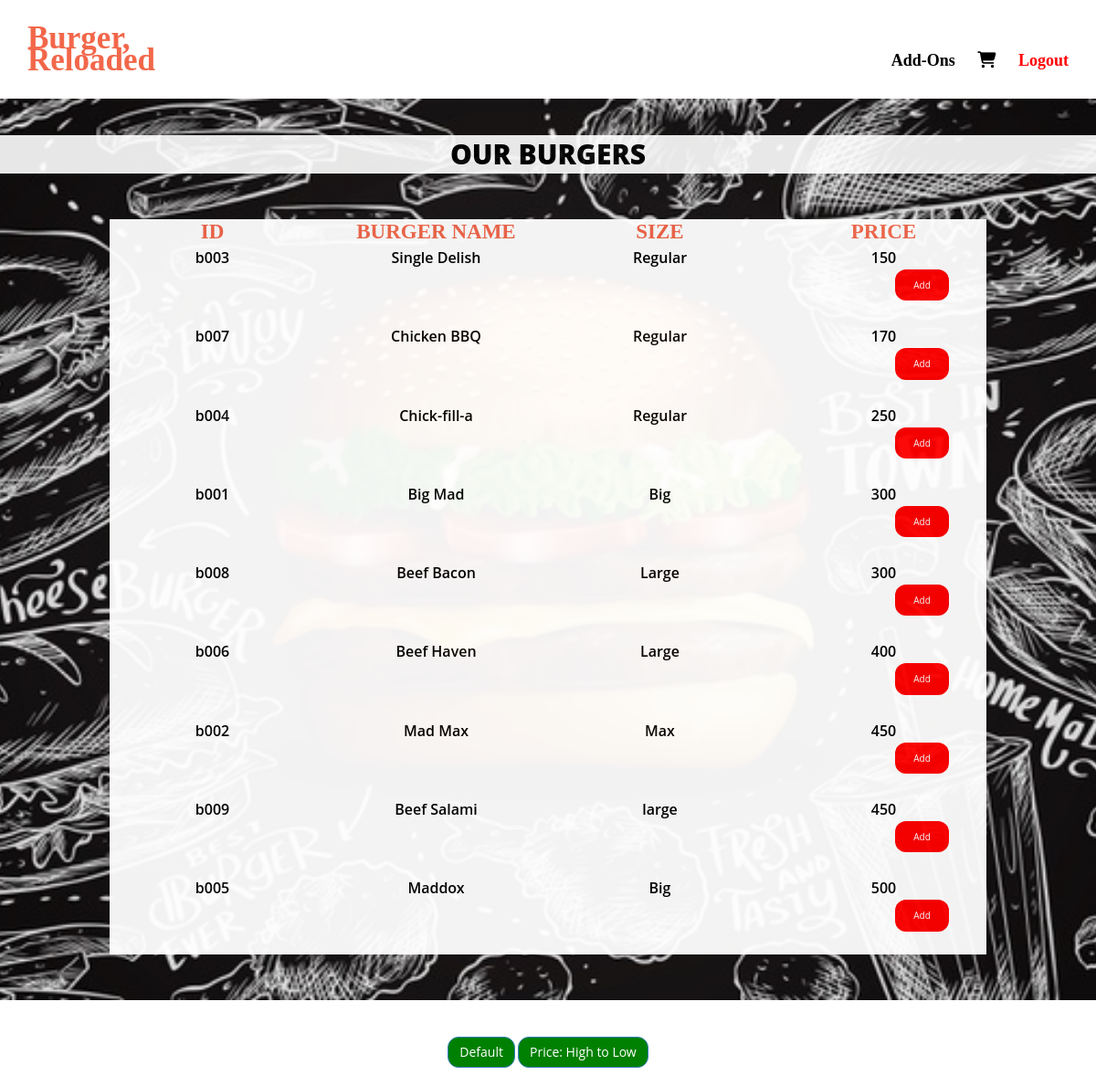
The page /View/customer_burgers_sorted_asc.php on the database its author committed.
### tables this page shows
CREATE TABLE `burgers` (
  `burger_id` varchar(10) NOT NULL,
  `burger_name` varchar(100) NOT NULL,
  `burger_size` varchar(13) NOT NULL,
  `burger_price` int(10) NOT NULL
);

### View/customer_burgers_sorted_asc.php (the view, shortened to what this page needs)
<html lang="en">
  <head>
      <link href="css/bootstrap.min.css" rel="stylesheet"/>
      <link href="css/font-awesome.min.css" rel="stylesheet"/>
      <link href="css/animate.min.css" rel="stylesheet"/>
      <link href="css/main.css" rel="stylesheet"/>
  </head>
  <body>
	<section id="header">
		<div class="row">
			<div class="col-md-2" style="font-size: 35px;color:#F2674A; font-family: Times New Roman;"> <a href ="../Controller/customer_home.php">Burger, </br>Reloaded </a></div>
			<div class="col-md-10" style="text-align: right"> <br>
				<a href="customer_addons.php" style="margin-left: 20px;"> Add-Ons </i></a>
				<a href="customer_cart.php" style="margin-left: 20px;"> <i class="fa-solid fa-cart-shopping"> </i></a>
				<a href="../Controller/customer_login.php" style="margin-left: 20px; color: red"> Logout  </a>
			</div>
		</div>
	</section>
	<section id = "section1">
		<div class="title" style="color: black;background:white; opacity:90%;"> Our Burgers </div>
		<div style="color: black; margin-left:10%; margin-right:10%; margin-top:50px; margin-bottom:50px;text-align:center;background:white; opacity:95%;">
			<div class="row" style="padding:5px;">
				<div class="col-md-3" style="font-size:23px; color: #F2674A;font-family: Verdana;">   ID </div>
				<div class="col-md-3"style="font-size:23px; color: #F2674A;font-family: Verdana;">  BURGER NAME </div>
				<div class="col-md-3"style="font-size:23px; color: #F2674A;font-family: Verdana;">  SIZE </div>
				<div class="col-md-3"style="font-size:23px; color: #F2674A;font-family: Verdana;">  PRICE </div>
			</div>
			<?php
			require_once("../Model/DBconnect.php");
			$sql = "SELECT * FROM burgers ORDER BY burger_price ASC";
			$result = mysqli_query($conn, $sql);
			if(mysqli_num_rows($result) > 0){
				while($row = mysqli_fetch_array($result)){
			?>
			<div class="row" style="padding:5px;">
				<div class="col-md-3">  <?php echo $row[0]; ?> </div>
				<div class="col-md-3">  <?php echo $row[1]; ?> </div>
				<div class="col-md-3">  <?php echo $row[2] ?>
				</div>
				<div class="col-md-3">  <?php echo $row[3] ?>
				<form action="../Model/customer_add_to_cart_backend.php" method="POST">
				<input type="submit" button type="button" class="btn btn-primary" style="background-color:red; font-size:10px; border-radius:12px;"
				name="submit" value="Add"></button></form>
				</div>
			</div>
			<?php
				}
			}
			?>
		</div>
	</section>
	<section id="footer">
        <div class="border border-light p-3 mb-4">
          <div class="text-center">
            <button type="button" class="btn btn-primary" style="background-color:green;border-radius: 12px;"> <a href="customer_burgers.php">
				Default</a></button>
				<button type="button" class="btn btn-primary" style="background-color:green;border-radius: 12px;"> <a href="customer_burgers_sorted_desc.php">
				Price: High to Low</a></button>
          </div>
        </div>
	</section>
  </body>
</html>

### View/css/main.css (style rules this page uses)
#header { background-color: rgb(255, 255, 255); color: black; font: 600 18px/24px Times New Roman; padding: 30px; padding-top: 30px; }
#section1 { background-image: url("../img/bg1.jpg"); background-color: rgba(40,57,101,.5); background-position: center; background-size: cover; background-repeat:no-repeat; position: relative; overflow: hidden; }
.title { width: 100%; padding: 12px 20px; margin-top: 40px; text-align:center; text-transform: Uppercase; font-weight: 800; font-size: 30px; }
#footer { background-color: #FFF; color: black; font: 600 12px/14px 'Open Sans',sans-serif; padding: 20px; padding-top: 40px; }
body { margin:0; color:#6a6f8c; font:600 16px/18px 'Open Sans',sans-serif; }
*,:after,:before { box-sizing:border-box }
a { color:inherit;text-decoration:none }
input[type=submit] { background-color: black; border: none; border-radius: 50px; color: white; padding: 10px 20px; text-decoration: none; margin: 4px 2px; cursor: pointer; margin-left: 40%; }

### rows shown on the page
burgers: burger_id "b003", burger_name "Single Delish", burger_size "Regular", burger_price "150"
burgers: burger_id "b007", burger_name "Chicken BBQ", burger_size "Regular", burger_price "170"
burgers: burger_id "b004", burger_name "Chick-fill-a", burger_size "Regular", burger_price "250"
burgers: burger_id "b001", burger_name "Big Mad", burger_size "Big", burger_price "300"
burgers: burger_id "b008", burger_name "Beef Bacon", burger_size "Large", burger_price "300"
burgers: burger_id "b006", burger_name "Beef Haven", burger_size "Large", burger_price "400"
burgers: burger_id "b002", burger_name "Mad Max", burger_size "Max", burger_price "450"
burgers: burger_id "b009", burger_name "Beef Salami", burger_size "large", burger_price "450"
burgers: burger_id "b005", burger_name "Maddox", burger_size "Big", burger_price "500"
